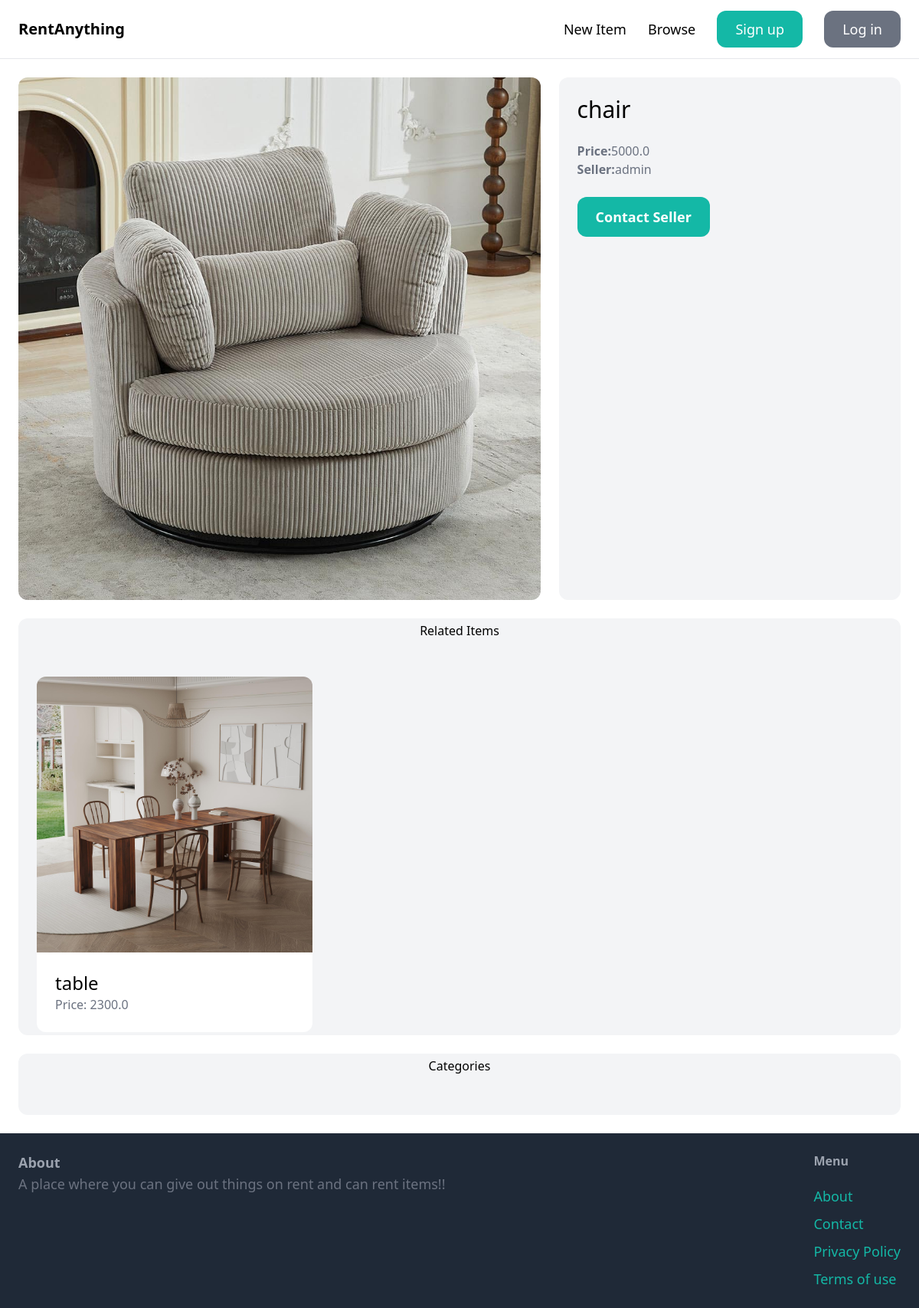
Page /items/4/ on the committed database.
### item/models.py (models this page shows)
class Item(models.Model):
    category=models.ForeignKey(Category,related_name='items',on_delete=models.CASCADE)
    name=models.CharField(max_length=300)
    description=models.TextField(blank=True,null=True)
    pricing=models.FloatField()
    image=models.ImageField(upload_to='items/',blank=True,null=True)
    is_sold=models.BooleanField(default=False)
    created_by=models.ForeignKey(User,related_name='items',on_delete=models.CASCADE)
    created_at=models.DateTimeField(auto_now_add=True)

### item/views.py (the view)
# urls.py: path('<int:pk>/',views.detail,name='detail'),
def detail(request,pk):
    item =get_object_or_404(Item,pk=pk)
    related_items=Item.objects.filter(category=item.category,is_sold=False).exclude(pk=pk)[0:3]
    return render(request,'item/detail.html',{
        'item': item,
        'related_items':related_items
    })

### item/templates/item/detail.html (shortened to what this page needs)
{% extends 'core/layout.html' %}
{% block content %}
    <div class="grid grid-cols-5 gap-6">
        <div class="col-span-3">
            <img src="{{item.image.url}}" class="rounded-xl">
        </div>
        <div class="col-span-2 p-6 bg-gray-100 rounded-xl">
            <h1 class="mb-6 text-3xl">{{item.name}}</h1>
            <p class="text-gray-500"><strong>Price:</strong>{{item.pricing}}</p>
            <p class="text-gray-500"><strong>Seller:</strong>{{item.created_by.username}}</p>
            {% if request.user == item.created_by %}
                <div class="mt-6 p-6 bg-white rounded-xl">
                    <p>This is Your item!</p>
                    <a href="{% url 'item:edit' item.id %}" class="inline-block mt-6 px-6 py-3 text-lg font-semibold bg-teal-500 text-white rounded-xl">Edit</a>
                    <a href="{% url 'item:delete' item.id %}" class="inline-block mt-6 px-6 py-3 text-lg font-semibold bg-red-500 text-white rounded-xl">Delete</a>
                </div>
            {% else %}
            <a href="{% url 'conversation:new' item.id %}" class="inline-block mt-6 px-6 py-3 text-lg font-semibold bg-teal-500 text-white hover:bg-teal-700 rounded-xl">Contact Seller</a>
            {% endif %}
        </div>
    </div>
    <div class="mt-6 px-6 py-1 bg-gray-100 rounded-xl">
    <h2 class="mb-12 txt-xl text-center">Related Items</h2>
    <div class="grid grid-cols-3 gap-3">
        {% for item in related_items %}
            <div>
                <a href="{% url 'item:detail' item.id %}">
                    <div>
                        {% if item.image %}
                            <img src="{{item.image.url}}" class="rounded-t-xl">
                        {% endif %}
                    </div>
                    <div class="p-6 bg-white rounded-b-xl">
                        <h2 class="text-2xl">{{item.name}}</h2>
                        <p class="text-gray-500">Price: {{item.pricing}}</p>
                    </div>
                </a>
            </div>
        {% endfor %}
    </div>
</div>
<div class="mt-6 px-6 py-1 bg-gray-100 rounded-xl">
    <h2 class="mb-12 txt-xl text-center">Categories</h2>
    </div>
{% endblock %}

### rows in the picture
Item: image (picture), name "chair", pricing "5000.0", created_by.username "admin"
Item: image (picture), name "table", pricing "2300.0"
